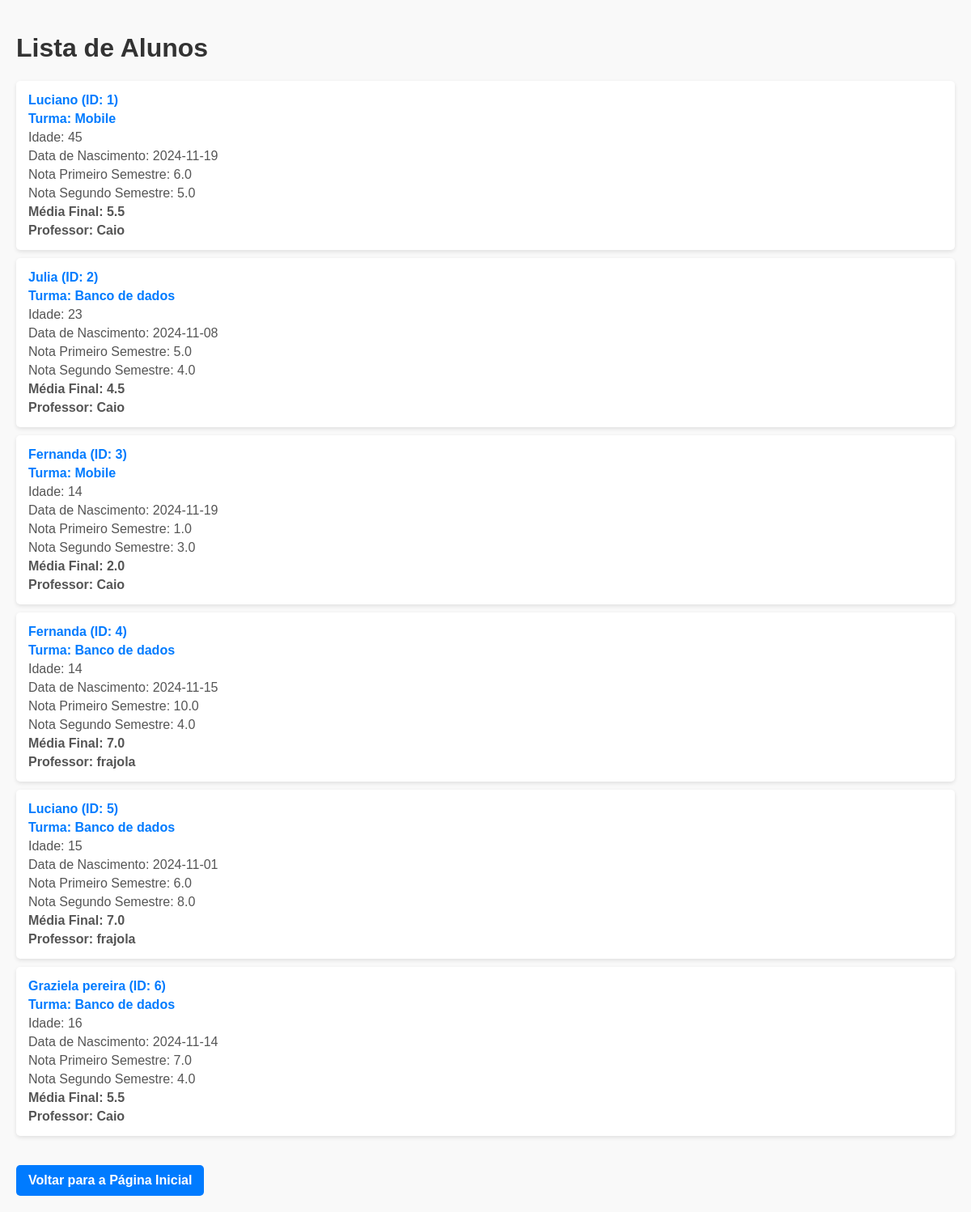
Before: /alunos with the older database file.
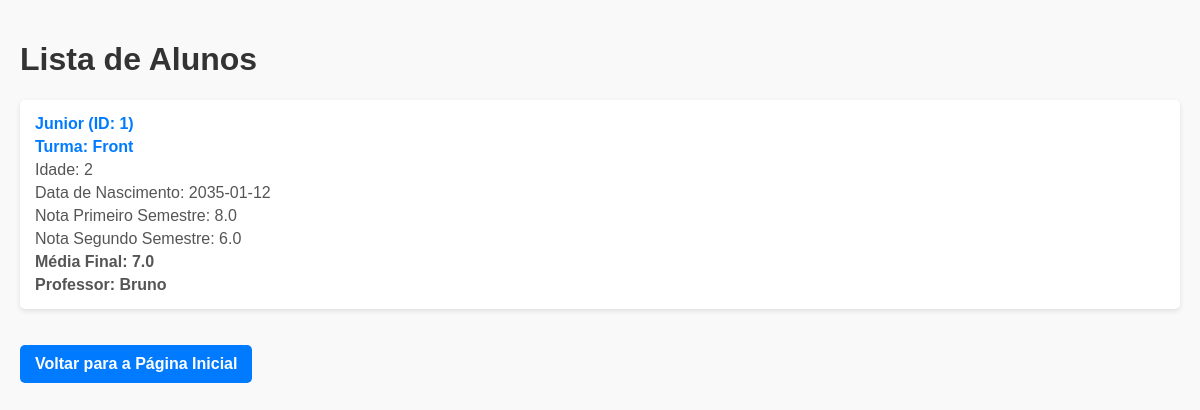
After: the same page with the newer database file.
### Alunos/alunos_model.py (models this page shows, shortened)
class Aluno(db.Model):
    id = db.Column(db.Integer, primary_key=True)
    nome = db.Column(db.String(100))
    idade = db.Column(db.Integer)
    data_nascimento = db.Column(db.Date)
    nota_primeiro_semestre = db.Column(db.Float)
    nota_segundo_semestre = db.Column(db.Float)
    media_final = db.Column(db.Float)
    professor = db.Column(db.String(150))
    turma_id = db.Column(db.Integer, db.ForeignKey('turma.id'), nullable=False)

### turmas/turmas_model.py (models this page shows, shortened)
class Turma(db.Model):
    id = db.Column(db.Integer, primary_key=True)
    descricao = db.Column(db.String(150))
    status = db.Column(db.Boolean, default=True)
    professor_id = db.Column(db.Integer, db.ForeignKey('professor.id'), nullable=True)
    alunos = db.relationship('Aluno', backref='turma', lazy="select")

### Alunos/alunos_routes.py (the view)
@alunos_blueprint.route('/alunos', methods=['GET'])
def get_alunos():
    alunos = Aluno.query.options(db.joinedload(Aluno.turma)).all()  # Carrega a turma junto
    return render_template('/alunos/alunos.html', alunos=alunos)

### templates/alunos/alunos.html (shortened to what this page needs)
<!DOCTYPE html>
<html lang="pt-BR">
<head>
</head>
<body>
    <h1>Lista de Alunos</h1>
    <ul>
        {% for aluno in alunos %}
        <li>
            <a href="{{ url_for('alunos.get_aluno', id_aluno=aluno.id) }}">{{ aluno.nome }} (ID: {{ aluno.id }})</a>
            <span class="turma">Turma: {{ aluno.turma.descricao if aluno.turma else 'Não atribuído' }}</span>
            <span>Idade: {{ aluno.idade }}</span>
            <span>Data de Nascimento: {{ aluno.data_nascimento }}</span>
            <span>Nota Primeiro Semestre: {{ aluno.nota_primeiro_semestre }}</span>
            <span>Nota Segundo Semestre: {{ aluno.nota_segundo_semestre }}</span>
            <span class="media-final">Média Final: {{ aluno.media_final }}</span>
            <span class="media-final">Professor: {{ aluno.professor }}</span>
        </li>
        {% endfor %}
    </ul>
    <a href="{{ url_for('alunos.getIndex') }}" class="back-button">Voltar para a Página Inicial</a>
</body>
</html>

Changed rows visible on the page:
removed Aluno: nome "Julia", id "2", turma "Banco de dados", idade "23", data_nascimento "2024-11-08", nota_primeiro_semestre "5.0", nota_segundo_semestre "4.0", media_final "4.5", professor "Caio"
removed Aluno: nome "Fernanda", id "3", turma "Mobile", idade "14", data_nascimento "2024-11-19", nota_primeiro_semestre "1.0", nota_segundo_semestre "3.0", media_final "2.0", professor "Caio"
removed Aluno: nome "Fernanda", id "4", turma "Banco de dados", idade "14", data_nascimento "2024-11-15", nota_primeiro_semestre "10.0", nota_segundo_semestre "4.0", media_final "7.0", professor "frajola"
removed Aluno: nome "Luciano", id "5", turma "Banco de dados", idade "15", data_nascimento "2024-11-01", nota_primeiro_semestre "6.0", nota_segundo_semestre "8.0", media_final "7.0", professor "frajola"
removed Aluno: nome "Graziela pereira", id "6", turma "Banco de dados", idade "16", data_nascimento "2024-11-14", nota_primeiro_semestre "7.0", nota_segundo_semestre "4.0", media_final "5.5", professor "Caio"
changed Aluno id 1: nome "Luciano" → "Junior"; turma "Mobile" → "Front"; idade "45" → "2"; data_nascimento "2024-11-19" → "2035-01-12"; nota_primeiro_semestre "6.0" → "8.0"; nota_segundo_semestre "5.0" → "6.0"; media_final "5.5" → "7.0"; professor "Caio" → "Bruno"
